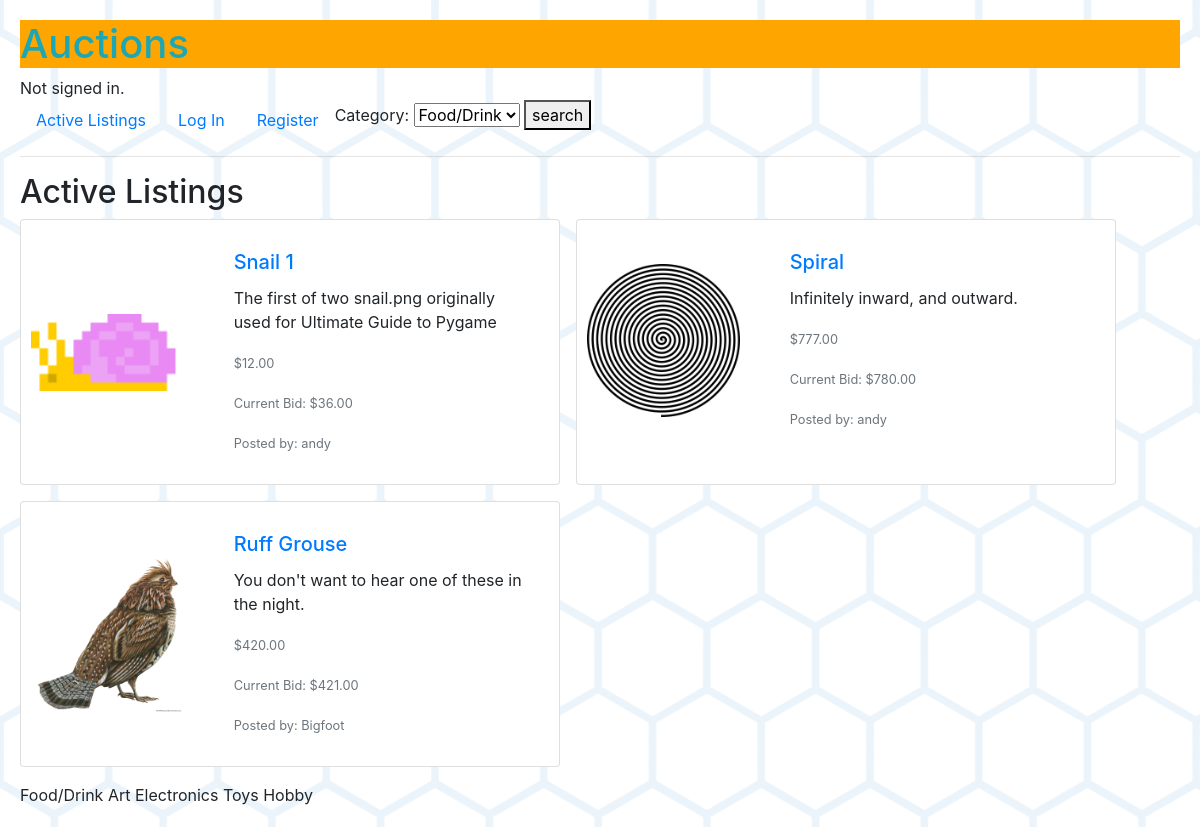
Before: / with the older database file.
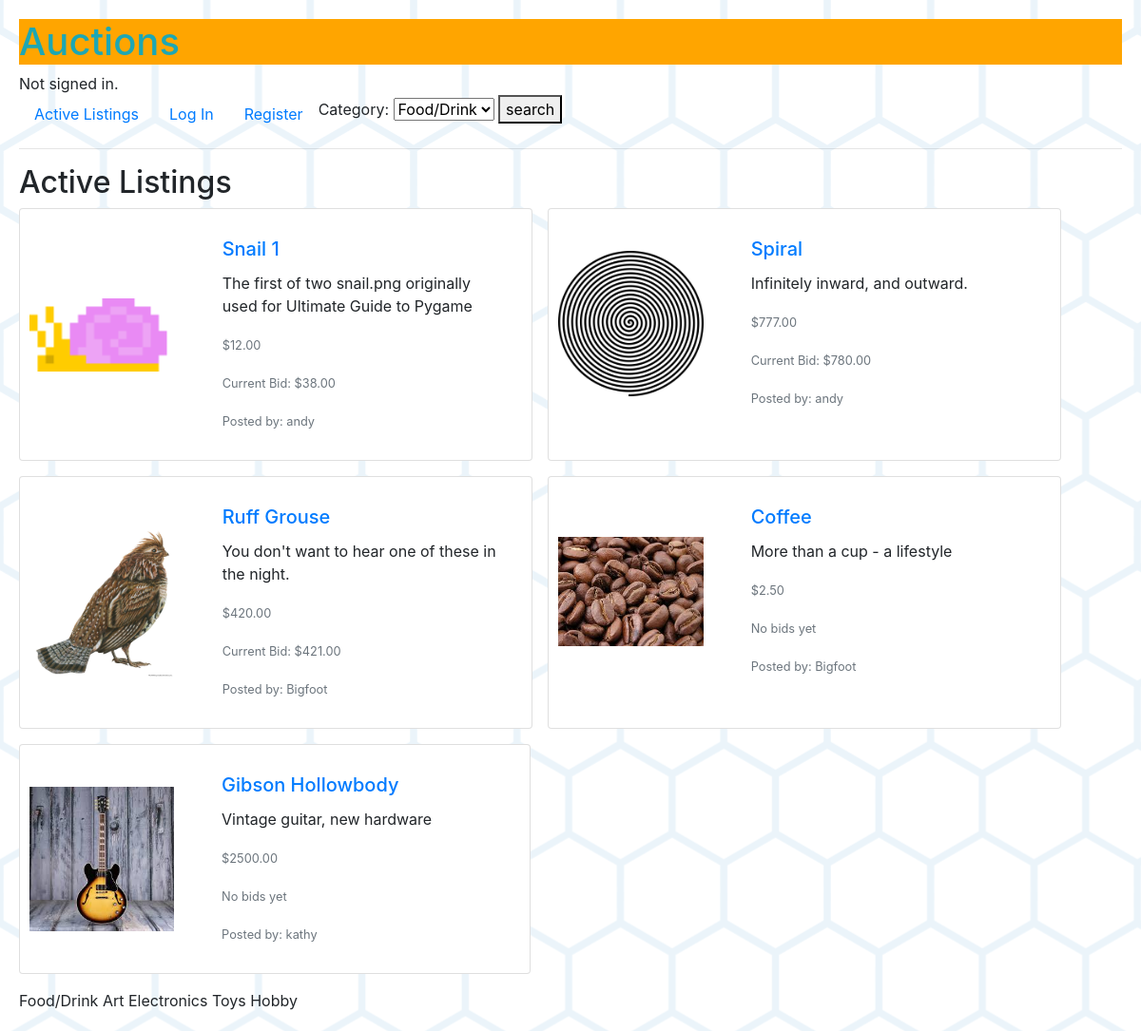
After: the same page with the newer database file.
### auctions/models.py (models this page shows, shortened)
class Listing(models.Model):
    title = models.CharField(max_length=125)
    description = models.CharField(max_length=250, blank=True)
    start_bid = models.DecimalField(max_digits=7, decimal_places=2)
    image = models.ImageField(upload_to='media', null=True, blank=True)
    is_active = models.BooleanField(default=True)
    category = models.CharField(max_length=45, null=True, blank=True)

class Bid(models.Model):
    listing = models.ForeignKey(Listing, on_delete=models.CASCADE, related_name='bids')
    current_bid = models.DecimalField(max_digits=7, decimal_places=2, default=0)
    user = models.ForeignKey(User, blank=True, null=True, on_delete=models.CASCADE, related_name='bidder')
    created = models.DateTimeField(auto_now_add=True)

class User(AbstractUser):
    listings = models.ManyToManyField(Listing, blank=True, related_name="owner")
    watchlist = models.ManyToManyField(Listing, blank=True, related_name="watchers")
    def __str__(self):
        return f"{self.username}"

### auctions/views.py (the view)
# urls.py: path("", views.index, name="index"),
def index(request):
    return render(request, "auctions/index.html", {
        "listings": Listing.objects.all(),
        "categories":categories
    })

### auctions/templates/auctions/index.html
{% extends "auctions/layout.html" %}
{% block body %}
    <h2>Active Listings</h2>
  <div class="col">
    <div class="row">
    {% for listing in listings %}
    {% if listing.is_active %}
    <div class="card mb-3 mr-3" style="max-width: 540px;">
        <div class="row g-0">
          <div class="col-md-4"><a href="{% url 'listing' listing.id %}">
            <img src="{{ listing.image.url}}" class="img-fluid rounded-start" alt="{{ listing.title }}">
          </div>
          <div class="col-md-8">
            <div class="card-body">
              <h5 class="card-title"> {{ listing.title }}</h5></a>
              <p class="card-text">{{ listing.description }}</p>
              <p class="card-text"><small class="text-muted">${{ listing.start_bid }}</small></p>
              {% if listing.bids.all %}
              <p class="card-text"><small class="text-muted">Current Bid: ${{ listing.bids.all.last.current_bid }}</small></p>
              {% else %}
              <p class="card-text"><small class="text-muted">No bids yet</small></p>
              {% endif %}
              <p class="card-text"><small class="text-muted">Posted by: {{ listing.owner.first }}</small></p>
            </div>
          </div>
        </div>
      </div>
    {% endif %}
    {% endfor %}
  </div>
  </div>
{% for category in categories %}
    {{ category }}
{% endfor %}
{% endblock %}

### auctions/templates/auctions/layout.html (shortened to what this page needs)
{% load static %}
<!DOCTYPE html>
<html lang="en">
    <head>
        <link rel="stylesheet" href="https://stackpath.bootstrapcdn.com/bootstrap/4.4.1/css/bootstrap.min.css">
        <link href="{% static 'auctions/styles.css' %}" rel="stylesheet">
    </head>
    <body>
        <a href="/"><h1>Auctions</h1></a>
        <div>
            {% if user.is_authenticated %}
                Signed in as <strong>{{ user.username }}</strong>.
            {% else %}
                Not signed in.
            {% endif %}
        </div>
        <ul class="nav">
            <li class="nav-item">
                <a class="nav-link" href="{% url 'index' %}">Active Listings</a>
            </li>
            {% if user.is_authenticated %}
                <li class="nav-item">
                    <a class="nav-link" href="{% url 'logout' %}">Log Out</a>
                </li>
                <li class="nav-item">
                    <a class="nav-link" href="{% url 'create' %}">Create Listing</a>
                </li>
                <li class="nav-item">
                    <a class="nav-link" href="{% url 'watchlist' %}">Watch</a>
                </li>
            {% else %}
                <li class="nav-item">
                    <a class="nav-link" href="{% url 'login' %}">Log In</a>
                </li>
                <li class="nav-item">
                    <a class="nav-link" href="{% url 'register' %}">Register</a>
                </li>
            {% endif %}
            <form method="post" action="{% url 'category' %}">
                <label for="category">Category:</label>
                <select name="category" id="category">
                    {% for category in categories %}
                            <option value="{{ category }}">{{ category }}</option>
                    {% endfor %}
                </select>
                <button type="submit">search</button>
            </form>
        </ul>
        <hr>
        {% block body %}
        {% endblock %}
    </body>
</html>

### auctions/static/auctions/styles.css (style rules this page uses)
body { background: url("/media/media/bg.png"); margin: 20px; }
h1 { color: #1da7b4; background-color: orange; }
.card { padding: 10px; }
.card img { width: 100%; height: 100%; object-fit: contain; }

Changed rows visible on the page:
computed for Listing "Snail 1": bids.all.last.current_bid "36.00" → "38.00"
added Listing: image (picture), title "Coffee", description "More than a cup - a lifestyle", start_bid "2.50", shows "No bids yet", owner.first "Bigfoot"
added Listing: image (picture), title "Gibson Hollowbody", description "Vintage guitar, new hardware", start_bid "2500.00", shows "No bids yet", owner.first "kathy"
